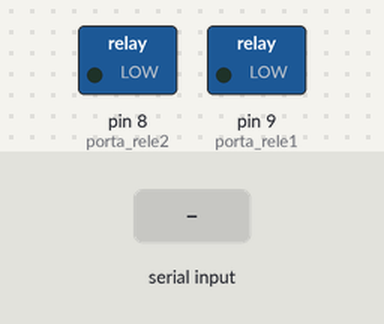
Bench run of a sketch on a simulated Arduino Uno, built with avr-gcc and run on an emulated ATmega328P. Parts: switched loads named in the sketch (green lamp = pin HIGH). The inputs (shaded band) are chosen by the test bench.

Above: at 1.2 s.
1.3 s: "0" received over Serial
At 2.1 s:
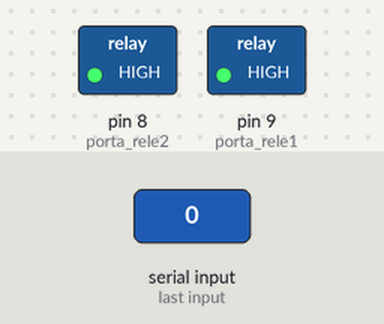
2.8 s: "1" received over Serial
At 3.2 s:
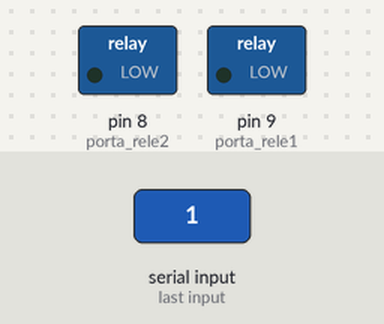
Timing chart, 0 to 5.8 s (numbered marks = the images above; inputs shaded):
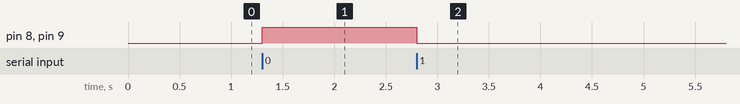

The sketch:

comunica__o_serial_arduino.ino
```cpp
int estado;
int porta_rele1 = 9;
int porta_rele2 = 8;

void setup()
{
  Serial.begin(9600);
  pinMode(porta_rele1, OUTPUT);
  pinMode(porta_rele2, OUTPUT);
}

void loop()
{


  if (Serial.available() > 0) {
    char opcao = Serial.read();


  if(opcao=='1'){
     digitalWrite(porta_rele1, LOW); //Desliga rele 2
     digitalWrite(porta_rele2, LOW); //Desliga rele 2
  }
  else if(opcao=='0'){
     digitalWrite(porta_rele1, HIGH); //Desliga rele 2
     digitalWrite(porta_rele2, HIGH); //Desliga rele 2
  }
  }
}
```

Measured:
- after the input at 1.3 s, pin 8 (porta_rele2), pin 9 (porta_rele1): LOW → HIGH at once
- after the input at 2.8 s, pin 8 (porta_rele2), pin 9 (porta_rele1): HIGH → LOW at once
